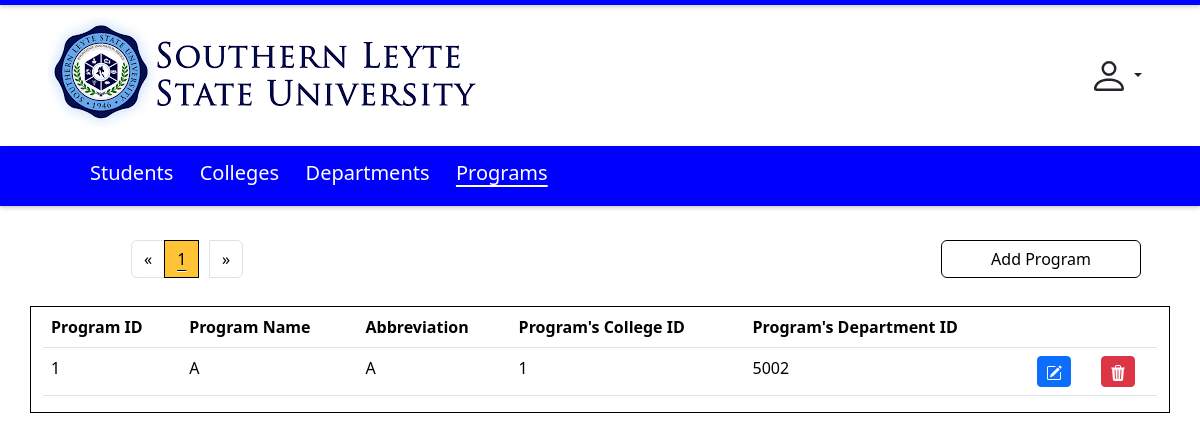
The page /program-listing.php on the database its author committed.
### tables this page shows
CREATE TABLE `programs` (
  `progid` int(11) NOT NULL,
  `progfullname` varchar(100) NOT NULL,
  `progshortname` varchar(20) DEFAULT NULL,
  `progcollid` int(11) NOT NULL,
  `progcolldeptid` int(11) NOT NULL
);

### program-listing.php (the view, shortened to what this page needs)
<?php
    require_once "db.php";
    $rows_per_page = 10;
    $current_page = isset($_GET['page']) ? $_GET['page'] : 1;
    $offset = ($current_page - 1) * $rows_per_page;
    $stmt1 = "SELECT progid, progfullname, progshortname, progcollid, progcolldeptid FROM programs LIMIT :offset, :rows_per_page";
    $prep1 = $conn->prepare($stmt1);
    $prep1->bindParam(':offset', $offset, PDO::PARAM_INT);
    $prep1->bindParam(':rows_per_page', $rows_per_page, PDO::PARAM_INT);
    $prep1->execute();
    $result1 = $prep1->fetchAll(PDO::FETCH_ASSOC);
    $total_rows_stmt = $conn->query("SELECT COUNT(*) as count FROM programs");
    $total_rows = $total_rows_stmt->fetchColumn();
    $total_pages = ceil($total_rows / $rows_per_page);
?>
<!DOCTYPE html>
<html lang="en">
<head>
    <link rel="stylesheet" href="bootstrap.min.css">
</head>
<body>
    <div class="horizontal-line1">
    </div>
    <div class="container header">
        <img src="images/slsuloogo.png" class="img-fluid img" alt="image">
        <button class="btn dropdown-toggle drop" type="button" data-bs-toggle="dropdown" aria-expanded="false">
        </button>
    </div>
    <div class="horizontal-line2">
        <a class="link" href="student-listing.php">Students</a>
        <a class="link" href="college-listing.php">Colleges</a>
        <a class="link" href="department-listing.php">Departments</a>
        <a class="active" href="program-listing.php">Programs</a>
    </div>
    <div class="container nav row">
        <div class="container col-md-6">
            <nav aria-label="Page navigation example">
                <ul class="pagination">
                    <li class="page-item <?php echo ($current_page == 1) ? 'disabled' : ''; ?>">
                        <a class="page-link" href="?page=<?php echo ($current_page - 1); ?>" aria-label="Previous">
                            <span aria-hidden="true">&laquo;</span>
                        </a>
                    </li>
                    <?php for ($i = 1; $i <= $total_pages; $i++) : ?>
                        <li class="page-item <?php echo ($i == $current_page) ? 'active' : ''; ?>">
                            <a class="page-link" href="?page=<?php echo $i; ?>"><?php echo $i; ?></a>
                        </li>
                    <?php endfor; ?>
                    <li class="page-item <?php echo ($current_page == $total_pages) ? 'disabled' : ''; ?>">
                        <a class="page-link" href="?page=<?php echo ($current_page + 1); ?>" aria-label="Next">
                            <span aria-hidden="true">&raquo;</span>
                        </a>
                    </li>
                </ul>
            </nav>
        </div>
        <div class="container col-md-4">
            <button type="submit" class="btn btn-outline-warning addbtn" onclick="window.location.href='program-entry.php'">Add Program</button>
        </div>
    </div>
    <div class="container formDiv">
        <form action="" method="post" >
            <table class="table">
                <thead>
                    <tr>
                    <th scope="col">Program ID</th>
                    <th scope="col">Program Name</th>
                    <th scope="col">Abbreviation</th>
                    <th scope="col">Program's College ID</th>
                    <th scope="col">Program's Department ID</th>
                    <th></th>
                    <th></th>
                    </tr>
                </thead>
                <tbody>
                <?php foreach ($result1 as $row): ?>
                    <tr>
                        <td><?php echo $row['progid']; ?></td>
                        <td><?php echo $row['progfullname']; ?></td>
                        <td><?php echo $row['progshortname']; ?></td>
                        <td><?php echo $row['progcollid']; ?></td>
                        <td><?php echo $row['progcolldeptid']; ?></td>
                        <td>
                            <a href="program-edit.php?progid=<?php echo $row['progid']; ?>" class="btn btn-primary btn-sm">
                            </a>
                        </td>
                        <td>
                            <a href="delete.php?progid=<?php echo $row['progid']; ?>" class="btn btn-danger btn-sm" onclick="return confirmAction()">
                            </a>
                        </td>
                    </tr>
                <?php endforeach; ?>
                </tbody>
            </table>
        </form>
    </div>
</body>
</html>

### program-listing.php (style rules this page uses)
body { padding-bottom: 5%; }
.horizontal-line1 { top: 0; left: 0; width: 100%; height: 5px; background-color: blue; box-shadow: 0 2px 4px rgba(0, 0, 0, 0.2); }
.horizontal-line2 { margin-top: 1%; left: 0; width: 100%; height: 60px; background-color: blue; box-shadow: 0 2px 4px rgba(0, 0, 0, 0.2); align-items: center; padding-top: 12px; padding-left: 7.5%; }
.header { margin-top: 1%; }
.formDiv { margin-top: 1%; border:1px solid black; height: auto; }
.addbtn { width: 200px; border-color: black; color: black; }
.profile { margin-left: 54.5%; }
.drop { margin-left: -15px; }
.drop, .drop:focus, .drop:active { outline: none; border: none; }
.link { text-decoration: none; color: white; font-size: 20px; margin-right: 2%; }
.active { pointer-events: none; color: white; font-size: 20px; text-decoration: underline; text-decoration-thickness: 1.5px; text-underline-offset: 5px; cursor: not-allowed; margin-right: 2%; }
th { vertical-align: text-top; }
.page-item.active .page-link { background-color: #FFC436; color: black; text-decoration: underline; border: 1px solid black; outline: none; }
.page-item:not(.active) .page-link { background-color: white; color: black; outline: none; }
.nav { margin-left: 6%; margin-top: 2%; text-align: end; padding-top: 10px; }
.img { margin-left: 0.52%; }

### rows shown on the page
programs: progid "1", progfullname "A", progshortname "A", progcollid "1", progcolldeptid "5002"
